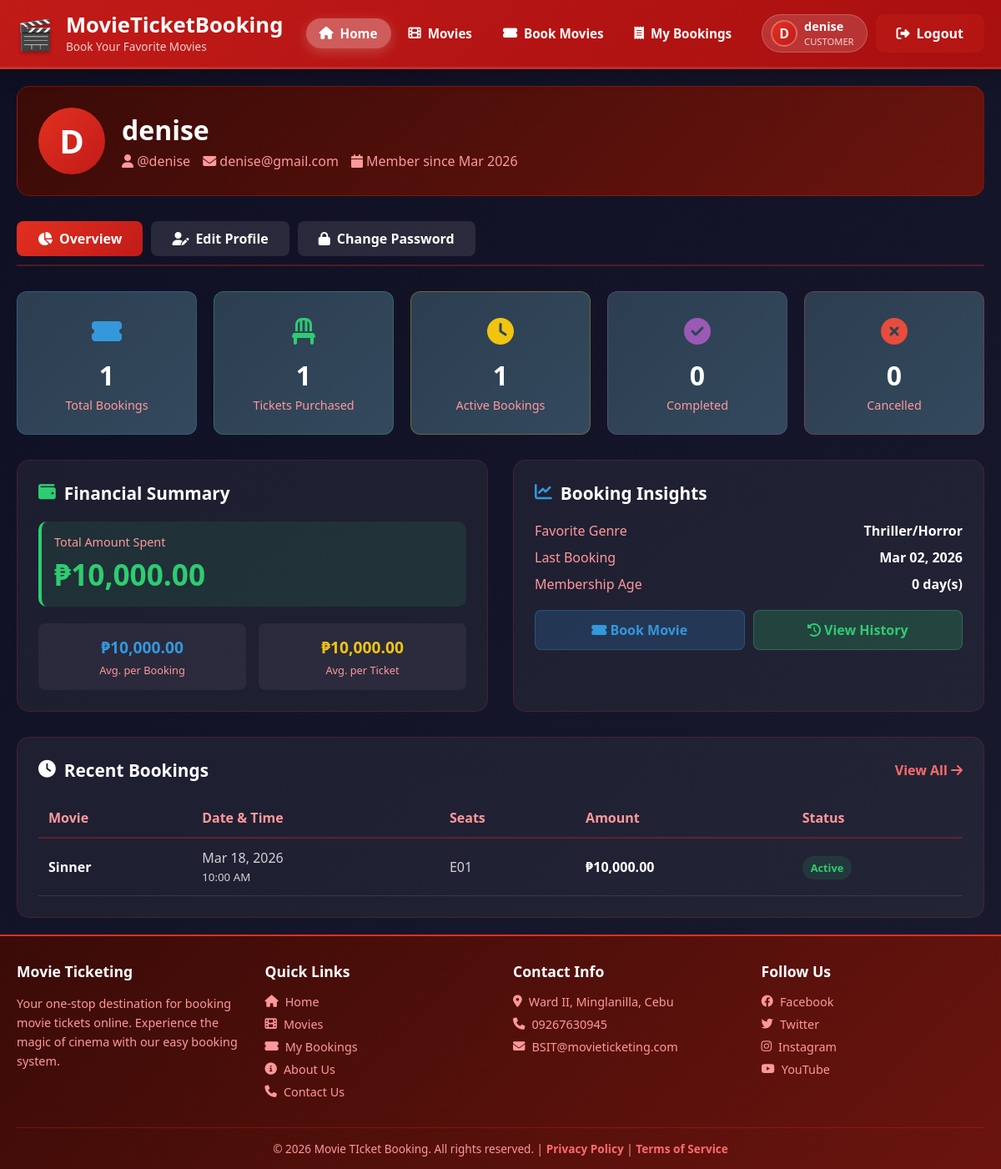
Page /pages/customer/profile.php (signed in) on the committed database.
### tables this page shows
CREATE TABLE `users` (
  `u_id` int(11) NOT NULL,
  `u_name` varchar(100) NOT NULL,
  `u_username` varchar(50) NOT NULL,
  `u_email` varchar(100) NOT NULL,
  `u_pass` varchar(255) NOT NULL,
  `u_role` enum('Admin','Customer') DEFAULT 'Customer',
  `u_status` enum('Active','Inactive') DEFAULT 'Active',
  `created_at` timestamp NOT NULL DEFAULT current_timestamp()
);

CREATE TABLE `tbl_booking` (
  `b_id` int(11) NOT NULL,
  `u_id` int(11) NOT NULL,
  `movie_name` varchar(255) NOT NULL,
  `show_date` date DEFAULT NULL,
  `showtime` time NOT NULL,
  `seat_no` text NOT NULL,
  `booking_fee` decimal(10,2) DEFAULT 0.00,
  `status` enum('Ongoing','Done','Cancelled') DEFAULT 'Ongoing',
  `booking_date` timestamp NOT NULL DEFAULT current_timestamp(),
  `payment_status` enum('Pending','Paid','Refunded') DEFAULT 'Pending',
  `booking_reference` varchar(20) DEFAULT NULL
);

### pages/customer/profile.php (the view, shortened to what the rows shown need)
<?php
$root_dir = dirname(dirname(__DIR__));
$conn = get_db();
$user_id = $_SESSION['user_id'];
$stmt = $conn->prepare("SELECT u_id, u_name, u_username, u_email, u_role, u_status, created_at FROM users WHERE u_id = ?");
$stmt->bind_param("i", $user_id);
$stmt->execute();
$result = $stmt->get_result();
$user = $result->fetch_assoc();
$last_booking_stmt = $conn->prepare("
    SELECT booking_date
    FROM tbl_booking
    WHERE u_id = ?
    ORDER BY booking_date DESC
    LIMIT 1
");
$last_booking_stmt->bind_param("i", $user_id);
$last_booking_stmt->execute();
$last_booking_result = $last_booking_stmt->get_result();
$last_booking = $last_booking_result->fetch_assoc()['booking_date'] ?? null;
$recent_stmt = $conn->prepare("
    SELECT b.*
    FROM tbl_booking b
    WHERE b.u_id = ?
    ORDER BY b.booking_date DESC
    LIMIT 5
");
$recent_stmt->bind_param("i", $user_id);
$recent_stmt->execute();
$recent_result = $recent_stmt->get_result();
$recent_bookings = [];
while ($row = $recent_result->fetch_assoc()) {
    $recent_bookings[] = $row;
}
$active_tab = isset($_GET['tab']) ? $_GET['tab'] : 'overview';
require_once $root_dir . '/partials/header.php';
?>
<div class="profile-container" style="max-width: 1200px; margin: 0 auto; padding: 20px; min-height: calc(100vh - 200px);">
    <div style="background: linear-gradient(135deg, var(--bg-card) 0%, var(--bg-card-light) 100%);
         border-radius: 15px; padding: 25px; margin-bottom: 30px;
         border: 1px solid rgba(226, 48, 32, 0.3);">
        <div style="display: flex; align-items: center; gap: 20px;">
            <div style="width: 80px; height: 80px; background: linear-gradient(135deg, var(--primary-red) 0%, var(--dark-red) 100%);
                 border-radius: 50%; display: flex; align-items: center; justify-content: center; font-size: 2.5rem; font-weight: 800; color: white;">
                <?php echo strtoupper(substr($user['u_name'], 0, 1)); ?>
            </div>
            <div>
                <h1 style="color: white; font-size: 2rem; margin-bottom: 5px; font-weight: 800;">
                    <?php echo htmlspecialchars($user['u_name']); ?>
                </h1>
                <p style="color: var(--pale-red); font-size: 1rem; display: flex; align-items: center; gap: 15px;">
                    <span><i class="fas fa-user"></i> @<?php echo htmlspecialchars($user['u_username']); ?></span>
                    <span><i class="fas fa-envelope"></i> <?php echo htmlspecialchars($user['u_email']); ?></span>
                    <span><i class="fas fa-calendar"></i> Member since <?php echo date('M Y', strtotime($user['created_at'])); ?></span>
                </p>
            </div>
        </div>
    </div>
    <?php if ($active_tab == 'overview'): ?>
    <div>
        <div style="display: grid; grid-template-columns: repeat(auto-fit, minmax(300px, 1fr)); gap: 30px; margin-bottom: 30px;">
            <div style="background: rgba(255,255,255,0.05); border-radius: 15px; padding: 25px; border: 1px solid rgba(226, 48, 32, 0.2);">
                <div style="margin-bottom: 20px;">
                    <?php if ($last_booking): ?>
                    <div style="display: flex; justify-content: space-between; margin-bottom: 10px;">
                        <span style="color: var(--pale-red);">Last Booking</span>
                        <span style="color: white; font-weight: 700;"><?php echo date('M d, Y', strtotime($last_booking)); ?></span>
                    </div>
                    <?php endif; ?>
                </div>
            </div>
        </div>
        <div style="background: rgba(255,255,255,0.05); border-radius: 15px; padding: 25px; border: 1px solid rgba(226, 48, 32, 0.2);">
            <?php if (empty($recent_bookings)): ?>
                <div style="text-align: center; padding: 40px; color: var(--pale-red);">
                    <i class="fas fa-ticket-alt fa-3x" style="margin-bottom: 15px; opacity: 0.5;"></i>
                    <p>No bookings yet. Start your movie journey today!</p>
                    <a href="<?php echo SITE_URL; ?>index.php?page=customer/booking" class="btn btn-primary" style="margin-top: 15px; display: inline-block; padding: 12px 30px;">
                        <i class="fas fa-ticket-alt"></i> Book Your First Movie
                    </a>
                </div>
            <?php else: ?>
                <div style="overflow-x: auto;">
                    <table style="width: 100%; border-collapse: collapse;">
                        <thead>
                            <tr style="border-bottom: 2px solid rgba(226, 48, 32, 0.3);">
                                <th style="padding: 12px; text-align: left; color: var(--pale-red); font-weight: 600;">Movie</th>
                                <th style="padding: 12px; text-align: left; color: var(--pale-red); font-weight: 600;">Date & Time</th>
                                <th style="padding: 12px; text-align: left; color: var(--pale-red); font-weight: 600;">Seats</th>
                                <th style="padding: 12px; text-align: left; color: var(--pale-red); font-weight: 600;">Amount</th>
                                <th style="padding: 12px; text-align: left; color: var(--pale-red); font-weight: 600;">Status</th>
                            </tr>
                        </thead>
                        <tbody>
                            <?php foreach ($recent_bookings as $booking):
                                $is_cancelled = $booking['status'] == 'Cancelled';
                                $is_ongoing = $booking['status'] == 'Ongoing' && strtotime($booking['show_date'] . ' ' . $booking['showtime']) > time();
                                $status_color = $is_cancelled ? '#e74c3c' : ($is_ongoing ? '#2ecc71' : '#95a5a6');
                                $status_text = $is_cancelled ? 'Cancelled' : ($is_ongoing ? 'Active' : 'Completed');
                            ?>
                            <tr style="border-bottom: 1px solid rgba(255,255,255,0.1);">
                                <td style="padding: 12px; color: white; font-weight: 600;"><?php echo htmlspecialchars($booking['movie_name']); ?></td>
                                <td style="padding: 12px; color: rgba(255,255,255,0.8);">
                                    <?php echo date('M d, Y', strtotime($booking['show_date'])); ?><br>
                                    <small><?php echo date('h:i A', strtotime($booking['showtime'])); ?></small>
                                </td>
                                <td style="padding: 12px; color: rgba(255,255,255,0.8);"><?php echo $booking['seat_no']; ?></td>
                                <td style="padding: 12px; color: white; font-weight: 600;">₱<?php echo number_format($booking['booking_fee'], 2); ?></td>
                                <td style="padding: 12px;">
                                    <span style="background: <?php echo $status_color; ?>20; color: <?php echo $status_color; ?>;
                                         padding: 5px 10px; border-radius: 15px; font-size: 0.8rem; font-weight: 600;">
                                        <?php echo $status_text; ?>
                                    </span>
                                </td>
                            </tr>
                            <?php endforeach; ?>
                        </tbody>
                    </table>
                </div>
            <?php endif; ?>
        </div>
    </div>
    <?php endif; ?>
</div>
<?php
require_once $root_dir . '/partials/footer.php';
?>

### rows in the picture
users: u_name "D", u_name "denise", u_username "denise", u_email "denise@gmail.com", created_at "Mar 2026"
tbl_booking: booking_date "Mar 02, 2026", movie_name "Sinner", show_date "Mar 18, 2026", showtime "10:00 AM", seat_no "E01", booking_fee "10,000.00"

### other values in the picture
substr($_SESSION['user_name'], 0, 1) "D"
$_SESSION['user_name'] "denise"
$_SESSION['user_role'] "CUSTOMER"
$total_bookings "1"
$total_tickets "1"
$active_bookings "1"
$completed_bookings "0"
$cancelled_bookings "0"
$total_spent "10,000.00"
$total_spent / max($total_bookings, 1) "10,000.00"
$total_spent / max($total_tickets, 1) "10,000.00"
$favorite_genre "Thriller/Horror"
